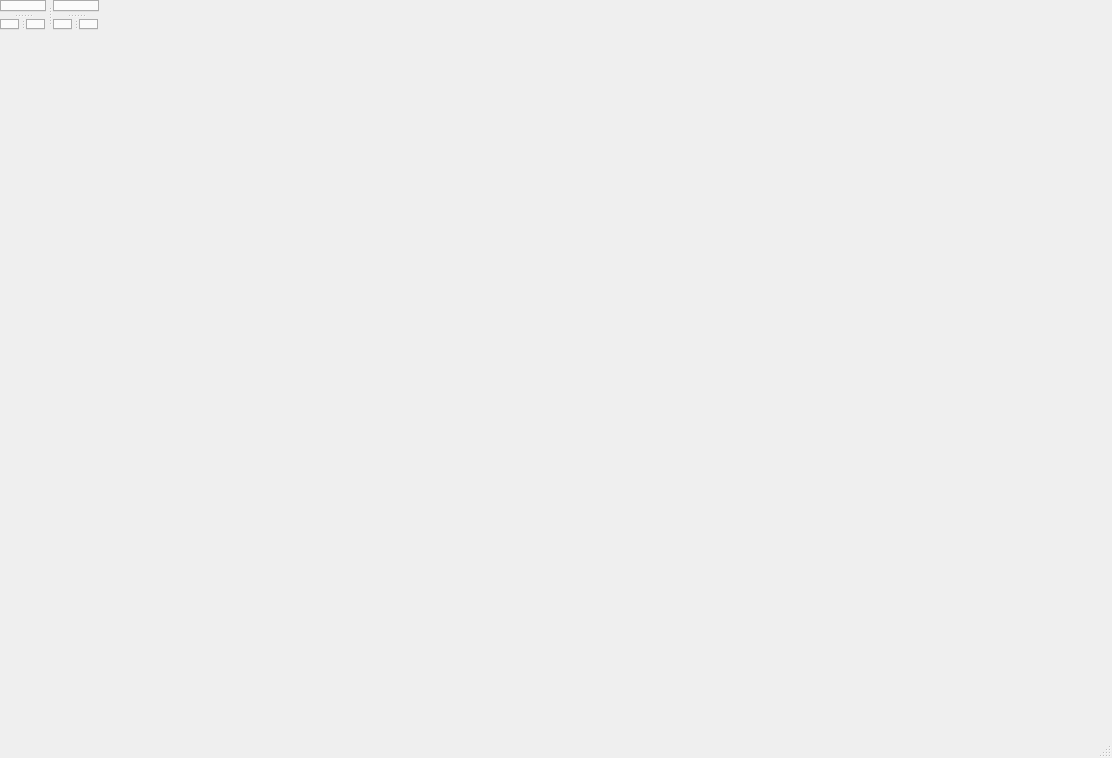
<?xml version="1.0" encoding="UTF-8"?>
<ui version="4.0">
 <class>MainWindow</class>
 <widget class="QMainWindow" name="MainWindow">
  <property name="geometry">
   <rect>
    <x>0</x>
    <y>0</y>
    <width>1112</width>
    <height>758</height>
   </rect>
  </property>
  <property name="sizePolicy">
   <sizepolicy hsizetype="Preferred" vsizetype="Preferred">
    <horstretch>0</horstretch>
    <verstretch>0</verstretch>
   </sizepolicy>
  </property>
  <property name="windowTitle">
   <string>DAMAKER</string>
  </property>
  <property name="windowIcon">
   <iconset resource="../resources/files.qrc">
    <normaloff>:/16x16/icons/16x16/damaker.png</normaloff>:/16x16/icons/16x16/damaker.png</iconset>
  </property>
  <property name="styleSheet">
   <string notr="true"/>
  </property>
  <property name="tabShape">
   <enum>QTabWidget::Triangular</enum>
  </property>
  <widget class="QSplitter" name="splitter_horizontal">
   <property name="styleSheet">
    <string notr="true"/>
   </property>
   <property name="orientation">
    <enum>Qt::Horizontal</enum>
   </property>
   <property name="handleWidth">
    <number>7</number>
   </property>
   <widget class="QSplitter" name="splitter_vertical1">
    <property name="baseSize">
     <size>
      <width>0</width>
      <height>900</height>
     </size>
    </property>
    <property name="styleSheet">
     <string notr="true"/>
    </property>
    <property name="orientation">
     <enum>Qt::Vertical</enum>
    </property>
    <property name="handleWidth">
     <number>7</number>
    </property>
    <widget class="ContentDock" name="dock1_1">
     <property name="sizePolicy">
      <sizepolicy hsizetype="Preferred" vsizetype="Preferred">
       <horstretch>0</horstretch>
       <verstretch>0</verstretch>
      </sizepolicy>
     </property>
     <property name="styleSheet">
      <string notr="true"/>
     </property>
    </widget>
    <widget class="QSplitter" name="splitter_vertical1_1">
     <property name="baseSize">
      <size>
       <width>0</width>
       <height>900</height>
      </size>
     </property>
     <property name="styleSheet">
      <string notr="true"/>
     </property>
     <property name="orientation">
      <enum>Qt::Horizontal</enum>
     </property>
     <property name="handleWidth">
      <number>7</number>
     </property>
     <widget class="ContentDock" name="dock1_2">
      <property name="sizePolicy">
       <sizepolicy hsizetype="Preferred" vsizetype="Preferred">
        <horstretch>0</horstretch>
        <verstretch>0</verstretch>
       </sizepolicy>
      </property>
      <property name="styleSheet">
       <string notr="true"/>
      </property>
     </widget>
     <widget class="ContentDock" name="dock1_3">
      <property name="sizePolicy">
       <sizepolicy hsizetype="Preferred" vsizetype="Preferred">
        <horstretch>0</horstretch>
        <verstretch>0</verstretch>
       </sizepolicy>
      </property>
      <property name="styleSheet">
       <string notr="true"/>
      </property>
     </widget>
    </widget>
   </widget>
   <widget class="QSplitter" name="splitter_vertical2">
    <property name="sizePolicy">
     <sizepolicy hsizetype="Expanding" vsizetype="Preferred">
      <horstretch>0</horstretch>
      <verstretch>0</verstretch>
     </sizepolicy>
    </property>
    <property name="orientation">
     <enum>Qt::Vertical</enum>
    </property>
    <property name="opaqueResize">
     <bool>true</bool>
    </property>
    <property name="handleWidth">
     <number>7</number>
    </property>
    <widget class="ContentDock" name="dock2_1">
     <property name="sizePolicy">
      <sizepolicy hsizetype="Preferred" vsizetype="Preferred">
       <horstretch>0</horstretch>
       <verstretch>0</verstretch>
      </sizepolicy>
     </property>
     <property name="styleSheet">
      <string notr="true"/>
     </property>
    </widget>
    <widget class="QSplitter" name="splitter_horizontal2">
     <property name="sizePolicy">
      <sizepolicy hsizetype="Expanding" vsizetype="Preferred">
       <horstretch>0</horstretch>
       <verstretch>0</verstretch>
      </sizepolicy>
     </property>
     <property name="orientation">
      <enum>Qt::Horizontal</enum>
     </property>
     <property name="opaqueResize">
      <bool>true</bool>
     </property>
     <property name="handleWidth">
      <number>7</number>
     </property>
     <widget class="ContentDock" name="dock2_2">
      <property name="sizePolicy">
       <sizepolicy hsizetype="Preferred" vsizetype="Preferred">
        <horstretch>0</horstretch>
        <verstretch>0</verstretch>
       </sizepolicy>
      </property>
      <property name="styleSheet">
       <string notr="true"/>
      </property>
     </widget>
     <widget class="ContentDock" name="dock2_3">
      <property name="sizePolicy">
       <sizepolicy hsizetype="Preferred" vsizetype="Preferred">
        <horstretch>0</horstretch>
        <verstretch>0</verstretch>
       </sizepolicy>
      </property>
      <property name="styleSheet">
       <string notr="true"/>
      </property>
     </widget>
    </widget>
   </widget>
  </widget>
  <widget class="QMenuBar" name="menubar">
   <property name="geometry">
    <rect>
     <x>0</x>
     <y>0</y>
     <width>1112</width>
     <height>21</height>
    </rect>
   </property>
   <property name="styleSheet">
    <string notr="true"/>
   </property>
   <property name="defaultUp">
    <bool>false</bool>
   </property>
  </widget>
  <widget class="QStatusBar" name="statusbar"/>
 </widget>
 <customwidgets>
  <customwidget>
   <class>ContentDock</class>
   <extends>QTabWidget</extends>
   <header>damaker_gui.widgets.ContentDock</header>
   <container>1</container>
  </customwidget>
 </customwidgets>
 <resources>
  <include location="../resources/files.qrc"/>
 </resources>
 <connections/>
</ui>
